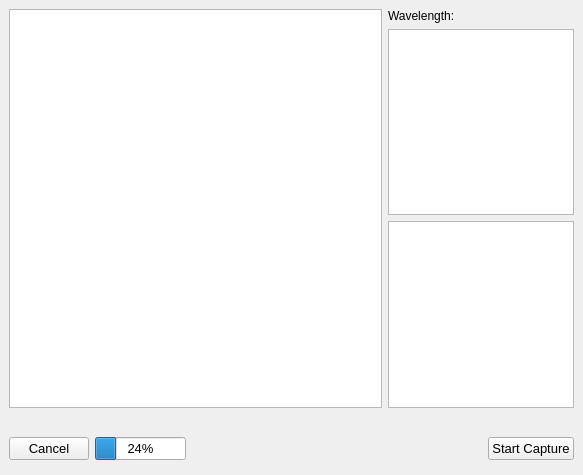
                 <widget class="QWidget" name="flatsStep1">
                  <layout class="QVBoxLayout" name="verticalLayout_28">
                   <property name="leftMargin">
                    <number>0</number>
                   </property>
                   <property name="topMargin">
                    <number>0</number>
                   </property>
                   <property name="rightMargin">
                    <number>0</number>
                   </property>
                   <property name="bottomMargin">
                    <number>0</number>
                   </property>
                   <item>
                    <widget class="QWidget" name="flatsStep1Main" native="true">
                     <property name="sizePolicy">
                      <sizepolicy hsizetype="Preferred" vsizetype="Preferred">
                       <horstretch>0</horstretch>
                       <verstretch>8</verstretch>
                      </sizepolicy>
                     </property>
                     <layout class="QGridLayout" name="gridLayout_17">
                      <item row="0" column="0">
                       <widget class="QGraphicsView" name="flatsStep1View">
                        <property name="sizePolicy">
                         <sizepolicy hsizetype="Expanding" vsizetype="Expanding">
                          <horstretch>2</horstretch>
                          <verstretch>0</verstretch>
                         </sizepolicy>
                        </property>
                       </widget>
                      </item>
                      <item row="0" column="1">
                       <widget class="QWidget" name="flatsStep1Info" native="true">
                        <property name="sizePolicy">
                         <sizepolicy hsizetype="Preferred" vsizetype="Preferred">
                          <horstretch>1</horstretch>
                          <verstretch>0</verstretch>
                         </sizepolicy>
                        </property>
                        <layout class="QVBoxLayout" name="verticalLayout_29">
                         <property name="leftMargin">
                          <number>0</number>
                         </property>
                         <property name="topMargin">
                          <number>0</number>
                         </property>
                         <property name="rightMargin">
                          <number>0</number>
                         </property>
                         <property name="bottomMargin">
                          <number>0</number>
                         </property>
                         <item>
                          <widget class="QLabel" name="flatsStep1Wave">
                           <property name="text">
                            <string>Wavelength: </string>
                           </property>
                          </widget>
                         </item>
                         <item>
                          <widget class="QGraphicsView" name="flatsStep1Hist"/>
                         </item>
                         <item>
                          <widget class="QGraphicsView" name="flatsStep1Zoom">
                           <property name="interactive">
                            <bool>false</bool>
                           </property>
                          </widget>
                         </item>
                        </layout>
                       </widget>
                      </item>
                     </layout>
                    </widget>
                   </item>
                   <item>
                    <widget class="QWidget" name="flatsStep1Bar" native="true">
                     <property name="sizePolicy">
                      <sizepolicy hsizetype="Preferred" vsizetype="Preferred">
                       <horstretch>0</horstretch>
                       <verstretch>1</verstretch>
                      </sizepolicy>
                     </property>
                     <layout class="QHBoxLayout" name="horizontalLayout_21">
                      <item>
                       <widget class="QPushButton" name="flatsCancelButton">
                        <property name="font">
                         <font>
                          <pointsize>10</pointsize>
                         </font>
                        </property>
                        <property name="text">
                         <string>Cancel</string>
                        </property>
                       </widget>
                      </item>
                      <item>
                       <widget class="QProgressBar" name="flatsProgressBar">
                        <property name="font">
                         <font>
                          <pointsize>10</pointsize>
                         </font>
                        </property>
                        <property name="value">
                         <number>24</number>
                        </property>
                       </widget>
                      </item>
                      <item>
                       <spacer name="horizontalSpacer_19">
                        <property name="orientation">
                         <enum>Qt::Horizontal</enum>
                        </property>
                        <property name="sizeHint" stdset="0">
                         <size>
                          <width>296</width>
                          <height>20</height>
                         </size>
                        </property>
                       </spacer>
                      </item>
                      <item>
                       <widget class="QPushButton" name="flatsStartCaptureButton">
                        <property name="font">
                         <font>
                          <pointsize>10</pointsize>
                         </font>
                        </property>
                        <property name="text">
                         <string>Start Capture</string>
                        </property>
                       </widget>
                      </item>
                     </layout>
                    </widget>
                   </item>
                  </layout>
                 </widget>
